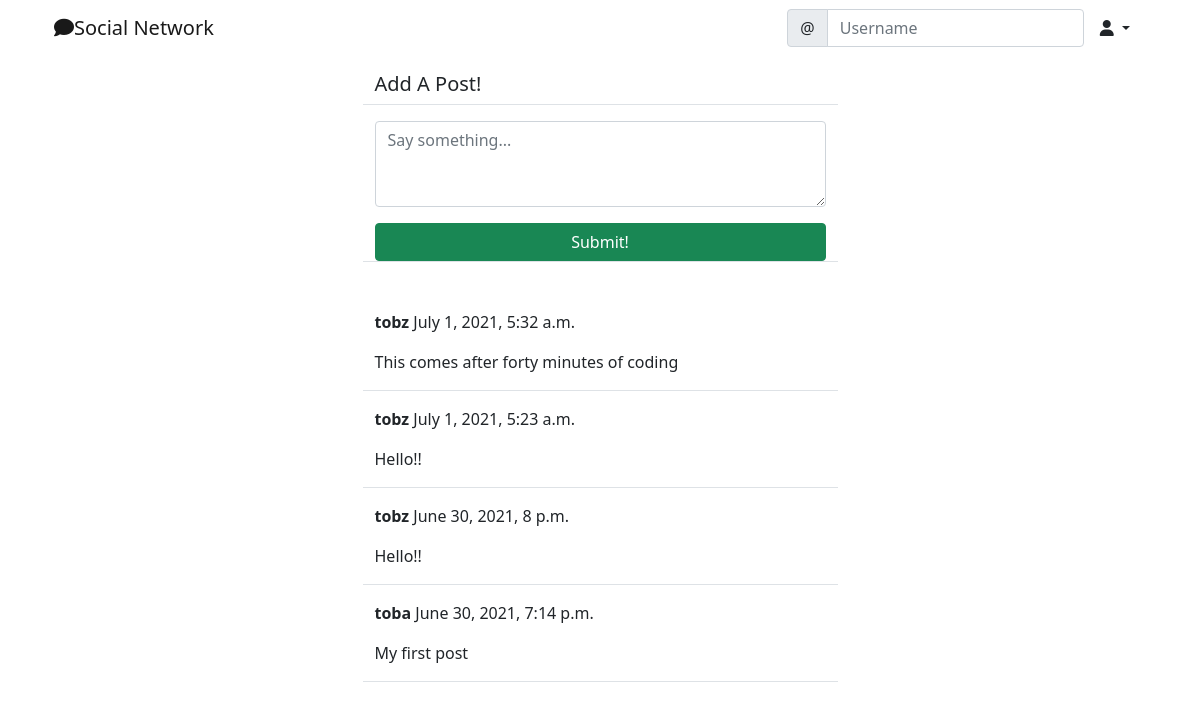
The page /social/ (signed in) on the database its author committed.
### social/models.py (models this page shows)
class Post(models.Model):
    body = models.TextField()
    created_on = models.DateTimeField(default=timezone.now)
    author = models.ForeignKey(User, on_delete=models.CASCADE)

### social/views.py (the view, shortened to what this page needs)
# urls.py: path('', PostListView.as_view(), name='post-list'),
class PostListView(LoginRequiredMixin, View):
    def get(self, request, *args, **kwargs):
        post= Post.objects.all().order_by('-created_on')
        form = PostForm()
        context= {
            'post_list': post,
            'form': form
        }
        return render(request, 'social/post_list.html', context)

### social/forms.py
class PostForm(forms.ModelForm):
    body = forms.CharField(
        label= '',
        widget= forms.Textarea(attrs={
            'rows': 3,
            'placeholder': 'Say something...'
        })
    )
    class Meta:
        model = Post
        fields = ['body']

### social/templates/social/post_list.html (shortened to what this page needs)
{% extends 'landing/base.html' %}
{% load crispy_forms_tags %}
{% block content %}
<div class="container">
    <div class="row justify-content-center mt-3">
        <div class="col-md-5 col-sm-12 border-bottom">
           <h5>Add A Post!</h5>
        </div>
    </div>
    <div class="row justify-content-center mt-3 mb-5">
        <div class="col-md-5 col-sm-12 border-bottom">
           <form action="" method="POST">
               {{ form | crispy }}
               <div class="d-grid gap-2">
                   <button class="btn btn-success mt-3">Submit!</button>
               </div>
           </form>
        </div>
    </div>
    {% for post in post_list %}
    <div class="row justify-content-center mt-3">
        <div class="col-md-5 col-sm-12 border-bottom position-relative">
            <p><strong>{{ post.author }}</strong> {{ post.created_on }}</p>
            <p>{{ post.body }}</p>
        </div>
    </div>
    {% endfor %}
</div>
{% endblock content %}

### rows shown on the page
Post: author "tobz", created_on "July 1, 2021, 5:32 a.m.", body "This comes after forty minutes of coding"
Post: author "tobz", created_on "July 1, 2021, 5:23 a.m.", body "Hello!!"
Post: author "tobz", created_on "June 30, 2021, 8 p.m.", body "Hello!!"
Post: author "toba", created_on "June 30, 2021, 7:14 p.m.", body "My first post"
